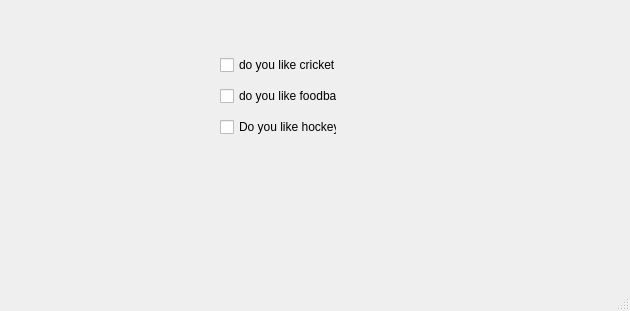
<?xml version="1.0" encoding="UTF-8"?>
<ui version="4.0">
 <class>MainWindow</class>
 <widget class="QMainWindow" name="MainWindow">
  <property name="geometry">
   <rect>
    <x>0</x>
    <y>0</y>
    <width>630</width>
    <height>311</height>
   </rect>
  </property>
  <property name="windowTitle">
   <string>MainWindow</string>
  </property>
  <widget class="QWidget" name="centralwidget">
   <widget class="QWidget" name="">
    <property name="geometry">
     <rect>
      <x>220</x>
      <y>50</y>
      <width>117</width>
      <height>94</height>
     </rect>
    </property>
    <layout class="QVBoxLayout" name="verticalLayout">
     <item>
      <widget class="QCheckBox" name="checkBox">
       <property name="text">
        <string>do you like cricket</string>
       </property>
      </widget>
     </item>
     <item>
      <widget class="QCheckBox" name="checkBox_2">
       <property name="text">
        <string>do you like foodball</string>
       </property>
      </widget>
     </item>
     <item>
      <widget class="QCheckBox" name="checkBox_3">
       <property name="text">
        <string>Do you like hockey</string>
       </property>
      </widget>
     </item>
    </layout>
   </widget>
  </widget>
  <widget class="QMenuBar" name="menubar">
   <property name="geometry">
    <rect>
     <x>0</x>
     <y>0</y>
     <width>630</width>
     <height>21</height>
    </rect>
   </property>
  </widget>
  <widget class="QStatusBar" name="statusbar"/>
 </widget>
 <resources/>
 <connections/>
</ui>
